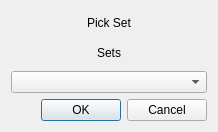
<?xml version="1.0" encoding="UTF-8"?>
<ui version="4.0">
 <class>PickSetScreen</class>
 <widget class="QDialog" name="PickSetScreen">
  <property name="geometry">
   <rect>
    <x>0</x>
    <y>0</y>
    <width>218</width>
    <height>132</height>
   </rect>
  </property>
  <property name="windowTitle">
   <string>Pick Set</string>
  </property>
  <layout class="QGridLayout" name="gridLayout">
   <item row="0" column="0">
    <widget class="QLabel" name="screenHeader">
     <property name="text">
      <string>Pick Set</string>
     </property>
     <property name="alignment">
      <set>Qt::AlignCenter</set>
     </property>
    </widget>
   </item>
   <item row="1" column="0">
    <widget class="QLabel" name="sectionHeader">
     <property name="text">
      <string>Sets</string>
     </property>
     <property name="alignment">
      <set>Qt::AlignCenter</set>
     </property>
    </widget>
   </item>
   <item row="2" column="0">
    <widget class="QComboBox" name="setChoice"/>
   </item>
   <item row="3" column="0">
    <widget class="QDialogButtonBox" name="buttonBox">
     <property name="standardButtons">
      <set>QDialogButtonBox::Cancel|QDialogButtonBox::Ok</set>
     </property>
    </widget>
   </item>
  </layout>
 </widget>
 <resources/>
 <connections/>
</ui>
